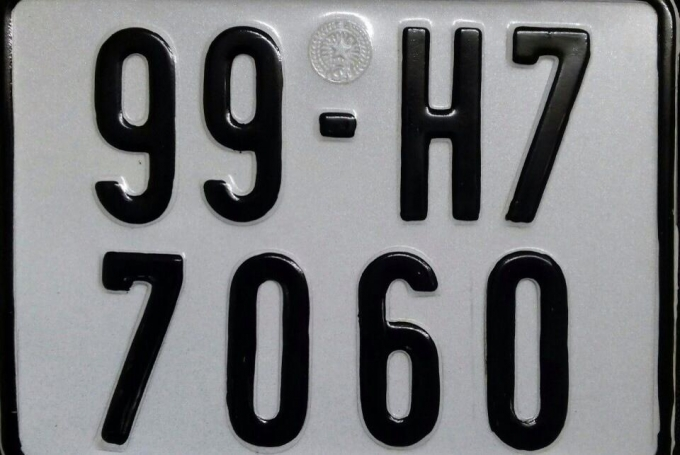
#> input picture test_live/bien-so-xe_0401085240 - Copy.jpg, 680 x 455 px
$ python -i detector.py   (imports and definitions only)   (older library calls are emulated)
#> lines starting #> are read from the running program, lines starting #| are printed output that depends on the picture; after the words box and inside, x2 and y2 are one past the last pixel; in counts of white or black regions, pixels touching at a corner belong together
#> further down, picture is the input picture: shape (455, 680, 3); mean B, G, R 123.6, 121.4, 120.4
# src/detector.py
# =========================================================================
# MODULE PHÁT HIỆN BIỂN SỐ
# - Phương pháp chính: OpenCV contour-based (không cần mô hình ngoài)
# - Hỗ trợ chọn vùng thủ công (manual ROI)
# - Hỗ trợ chế độ "ảnh biển đã cắt" (toàn ảnh là ROI)
# - Chấm điểm ứng viên dựa trên nhiều dấu hiệu kết hợp
# =========================================================================

import cv2
import numpy as np
import config


def _compute_edge_density(gray_region):
    """
    Tính mật độ cạnh trong một vùng ảnh xám.
    Biển số thường có nhiều cạnh do chữ và số.
    """
    edges = cv2.Canny(gray_region, 100, 200)
    total_pixels = gray_region.shape[0] * gray_region.shape[1]
    if total_pixels == 0:
        return 0
    return np.count_nonzero(edges) / total_pixels


def _count_char_candidates(gray_region, min_chars=4):
    """
    Đếm số ký tự ứng viên trong vùng ảnh bằng cách phân tích
    thành phần liên thông sau ngưỡng hóa.

    So với hàm cũ, hàm này:
    - Chuẩn hóa kích thước nhất quán
    - Dùng phạm vi kích thước ký tự chặt hơn
    - Tính thêm "mật độ ký tự" để phân biệt biển vs dấu phân cách
    - Yêu cầu ít nhất min_chars ký tự ứng viên (mặc định 4)

    Trả về: (has_enough_chars, char_count, density_score)
    """
    h_orig, w_orig = gray_region.shape[:2]
    if h_orig < 10 or w_orig < 20:
        return False, 0, 0.0

    # Độ tương phản tối thiểu: vùng mờ nhạt hoặc đồng màu không thể có ký tự (hỗ trợ cả ảnh mờ/tối)
    contrast = float(gray_region.std())
    if contrast < 18.0:
        return False, 0, 0.0

    # Chuẩn hóa về kích thước tham chiếu
    # Dùng kích thước lớn hơn để không mất chi tiết
    target_w = 240
    target_h = max(60, int(60 * h_orig / max(w_orig / 4, 1)))
    target_h = min(target_h, 120)
    resized = cv2.resize(gray_region, (target_w, target_h), interpolation=cv2.INTER_AREA)

    # Cắt nhẹ 6% viền ngoài để khung viền biển số (trắng hoặc đen) không nối thành 1 khối bao quanh chữ
    my = max(2, int(target_h * 0.06))
    mx = max(4, int(target_w * 0.03))
    inner = resized[my:target_h - my, mx:target_w - mx]
    h_img, w_img = inner.shape[:2]

    # Thử cả 2 chiều nhị phân:
    # - THRESH_BINARY_INV: chữ đen trên nền sáng (biển trắng, biển vàng)
    # - THRESH_BINARY: chữ trắng trên nền tối (biển xanh, biển đỏ)
    best_count = 0
    best_density = 0.0

    for thresh_mode in (cv2.THRESH_BINARY_INV + cv2.THRESH_OTSU,
                        cv2.THRESH_BINARY + cv2.THRESH_OTSU):
        _, binary = cv2.threshold(inner, 0, 255, thresh_mode)
        contours, _ = cv2.findContours(binary, cv2.RETR_EXTERNAL, cv2.CHAIN_APPROX_SIMPLE)

        raw_chars = []
        for cnt in contours:
            x, y, w, h = cv2.boundingRect(cnt)
            char_area = w * h
            h_ratio = h / h_img
            w_ratio = w / w_img
            area_ratio = char_area / (h_img * w_img)
            char_aspect = w / h if h > 0 else 0
            # Ký tự biển số luôn cao hơn rộng (char_aspect <= 1.2)
            if (0.28 <= h_ratio <= 0.95 and
                    0.025 <= w_ratio <= 0.35 and
                    0.12 <= char_aspect <= 1.15 and
                    area_ratio >= 0.005):
                raw_chars.append((x, y, w, h))

        # Lọc các ký tự có chiều cao tương đồng nhau (tránh đốm nhiễu ngẫu nhiên trên toàn ảnh xe)
        valid_chars = []
        if len(raw_chars) >= 2:
            heights = np.array([c[3] for c in raw_chars], dtype=float)
            med_h = float(np.median(heights))
            valid_chars = [
                c for c in raw_chars
                if 0.60 * med_h <= c[3] <= 1.45 * med_h
            ]
        else:
            valid_chars = raw_chars

        c_count = len(valid_chars)
        d_score = 0.0
        if c_count >= 2:
            x_centers = [(x + w / 2) for (x, y, w, h) in valid_chars]
            x_centers.sort()
            gaps = [x_centers[i + 1] - x_centers[i] for i in range(len(x_centers) - 1)]
            avg_gap = np.mean(gaps) if gaps else 0
            std_gap = np.std(gaps) if len(gaps) > 1 else 0
            if avg_gap > 0:
                evenness = 1.0 - min(std_gap / avg_gap, 1.0)
                d_score = c_count * evenness

        if (c_count > best_count) or (c_count == best_count and d_score > best_density):
            best_count = c_count
            best_density = d_score

    has_enough = best_count >= min_chars
    return has_enough, best_count, best_density


def _score_candidate(gray, x, y, w, h, img_area):
    """
    Chấm điểm một vùng ứng viên dựa trên nhiều dấu hiệu kết hợp.

    Dấu hiệu:
    1. Tỷ lệ w/h phù hợp với biển số Việt Nam
    2. Diện tích hợp lý so với ảnh
    3. Mật độ cạnh (biển số có nhiều cạnh)
    4. Số ký tự ứng viên + phân bố đều
    5. Độ tương phản (biển số thường tương phản cao)

    Trả về: (điểm số, thông tin debug)
    """
    score = 0.0
    area = w * h
    aspect = w / h if h > 0 else 0
    details = {}

    # 1. Tỷ lệ w/h
    # Biển 1 dòng: 3.0 - 6.0, biển 2 dòng: 1.2 - 2.5
    if 1.2 <= aspect <= 6.5:
        score += 20.0
        # Tỷ lệ đặc trưng nhất của biển VN
        if 1.5 <= aspect <= 2.3:   # 2 dòng (30×15cm ≈ 2.0)
            score += 15.0
        elif 3.8 <= aspect <= 5.2:  # 1 dòng (33×6.5cm ≈ 5.1)
            score += 15.0
        elif 2.3 < aspect < 3.8:   # Vùng trung gian
            score += 5.0
    details["aspect"] = round(aspect, 2)

    # 2. Diện tích tương đối
    area_ratio = area / img_area if img_area > 0 else 0
    if 0.003 <= area_ratio <= 0.85:
        score += 15.0
        if 0.006 <= area_ratio <= 0.15:  # Kích thước "chuẩn" của biển trong ảnh toàn xe
            score += 12.0
        elif 0.15 < area_ratio <= 0.80:  # Biển chụp cận cảnh
            score += 10.0
    elif area_ratio > 0.85:
        # Khung bao toàn bộ ảnh (thường là viền ảnh, không phải biển số trong ảnh toàn xe)
        score -= 10.0
    details["area_ratio"] = round(area_ratio, 4)

    # 3. Mật độ cạnh
    roi_gray = gray[y:y+h, x:x+w]
    if roi_gray.size > 0:
        edge_density = _compute_edge_density(roi_gray)
        if edge_density >= config.MIN_EDGE_DENSITY:
            score += 10.0
            score += min(edge_density * 30, 8.0)
        details["edge_density"] = round(edge_density, 3)
    else:
        details["edge_density"] = 0

    # 4. Dấu hiệu ký tự (quan trọng nhất)
    has_text, char_count, density_score = _count_char_candidates(roi_gray)
    if has_text:
        score += 25.0  # Trọng số cao - đây là bằng chứng mạnh nhất
        # Thêm điểm cho phân bố đều và số ký tự hợp lý
        if 6 <= char_count <= 12:
            score += 10.0
        score += min(density_score * 2, 8.0)
    elif char_count >= 2:
        # Có một ít ký tự - không đủ nhưng vẫn tích cực
        score += 5.0
    details["char_count"] = char_count
    details["density_score"] = round(density_score, 2)

    # 5. Tương phản (biển thường có tương phản cao)
    if roi_gray.size > 0:
        contrast = float(roi_gray.std())
        if contrast > 40:
            score += 5.0
        details["contrast"] = round(contrast, 1)

    return score, details


def _non_max_suppression(candidates, iou_threshold):
    """
    Loại bỏ các vùng trùng lặp (Non-Maximum Suppression).
    Giữ lại vùng có điểm cao nhất khi hai vùng chồng nhau nhiều.

    Bổ sung: NMS không chỉ dùng IoU mà còn xét "contained" -
    nếu một vùng nằm gần hoàn toàn bên trong vùng khác thì bỏ.
    """
    if not candidates:
        return []

    candidates = sorted(candidates, key=lambda c: c["score"], reverse=True)

    keep = []
    for cand in candidates:
        x1, y1, w1, h1 = cand["bbox"]
        is_redundant = False

        for idx_k, kept in enumerate(keep):
            x2, y2, w2, h2 = kept["bbox"]

            # Tính IoU
            xi = max(x1, x2)
            yi = max(y1, y2)
            xa = min(x1 + w1, x2 + w2)
            ya = min(y1 + h1, y2 + h2)

            inter_w = max(0, xa - xi)
            inter_h = max(0, ya - yi)
            inter_area = inter_w * inter_h

            area1 = w1 * h1
            area2 = w2 * h2
            union_area = area1 + area2 - inter_area
            iou = inter_area / union_area if union_area > 0 else 0

            # Kiểm tra "contained": vùng nhỏ nằm trong vùng lớn hơn
            if inter_area > 0:
                overlap_of_small = inter_area / min(area1, area2) if min(area1, area2) > 0 else 0
                if overlap_of_small > 0.7:
                    # Nếu cand là khung ôm sát biển số nằm gọn bên trong khung kept bị dư viền/cản xe:
                    # ưu tiên giữ khung ôm sát biển số (area1 < area2) nếu vẫn đủ ký tự
                    cand_chars = cand.get("details", {}).get("char_count", 0)
                    if (area1 < area2 and area2 >= 1.25 * area1 and
                            cand_chars >= 5 and cand["score"] >= 0.82 * kept["score"]):
                        keep[idx_k] = cand
                    is_redundant = True
                    break

            if iou > iou_threshold:
                is_redundant = True
                break

        if not is_redundant:
            keep.append(cand)

    return keep


def detect_plates_opencv(img_bgr, return_debug=False):
    """
    Phát hiện biển số xe bằng OpenCV (contour-based).

    Luồng xử lý:
    1. Resize về kích thước xử lý (giữ tỷ lệ, quy đổi tọa độ về gốc)
    2. Chuyển ảnh xám
    3. Giảm nhiễu nhẹ (bilateral filter giữ cạnh)
    4. Phát hiện cạnh bằng Canny
    5. Đóng khe hở bằng morphology
    6. Tìm contour
    7. Lọc sơ bộ (kích thước, tỷ lệ, rectangularity)
    8. Chấm điểm đa dấu hiệu
    9. Loại vùng trùng lặp (NMS với IoU và contained)
    10. Lọc điểm tối thiểu

    Trả về: danh sách dict, mỗi dict chứa:
        - bbox: (x, y, w, h) trên ảnh GỐC (chưa resize)
        - score: điểm số ứng viên
        - method: "auto"
        - details: dict debug
    """
#> called with return_debug = False
    orig_h, orig_w = img_bgr.shape[:2]
    debug_candidates = []
    img_area_orig = orig_h * orig_w

    # Bước 1: Resize để phát hiện (giảm nhiễu, tăng tốc)
    # Tỷ lệ scale để dùng quy đổi tọa độ sau
    max_dim = config.DETECTOR_RESIZE_MAX
    scale = min(max_dim / max(orig_w, orig_h), 1.0)
    if scale < 1.0:
        proc_w = int(orig_w * scale)
        proc_h = int(orig_h * scale)
        img_proc = cv2.resize(img_bgr, (proc_w, proc_h), interpolation=cv2.INTER_AREA)
    else:
        img_proc = img_bgr
        scale = 1.0

    proc_h, proc_w = img_proc.shape[:2]
    img_area_proc = proc_h * proc_w

    # Bước 2: Chuyển ảnh xám
    gray_orig = cv2.cvtColor(img_bgr, cv2.COLOR_BGR2GRAY)
    gray_proc = cv2.cvtColor(img_proc, cv2.COLOR_BGR2GRAY)

    # Bước 3: Giảm nhiễu nhẹ - bilateral filter giữ cạnh
    denoised = cv2.bilateralFilter(gray_proc, 11, 17, 17)

    # Bước 4 & 5 & 6: Đa tầng phát hiện vùng biển số
    # Tầng 1 (Chính): Canny + Morph Close chuẩn (17x5) + Dilate
    # Tầng 2 (Mở rộng cho ảnh toàn cảnh xe có lưới tản nhiệt/cản xe phức tạp):
    #   - Canny + Morph Close hẹp (11x3) không dilate
    #   - Blackhat/Tophat + Gradient dọc Sobel-X (bỏ qua thanh ngang lưới tản nhiệt)
    #   - Mặt nạ màu biển số HSV (Vàng, Xanh dương, Trắng sáng)
    edges = cv2.Canny(denoised, config.CANNY_LOW, config.CANNY_HIGH)
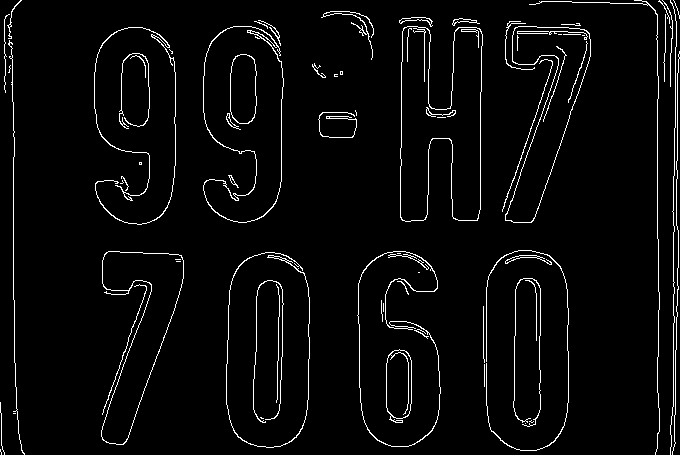
#> edges: shape (455, 680); 3.7% white in thin lines or dots

    kernel = cv2.getStructuringElement(
        cv2.MORPH_RECT,
        (config.MORPH_KERNEL_WIDTH, config.MORPH_KERNEL_HEIGHT)
    )
    closed = cv2.morphologyEx(edges, cv2.MORPH_CLOSE, kernel)
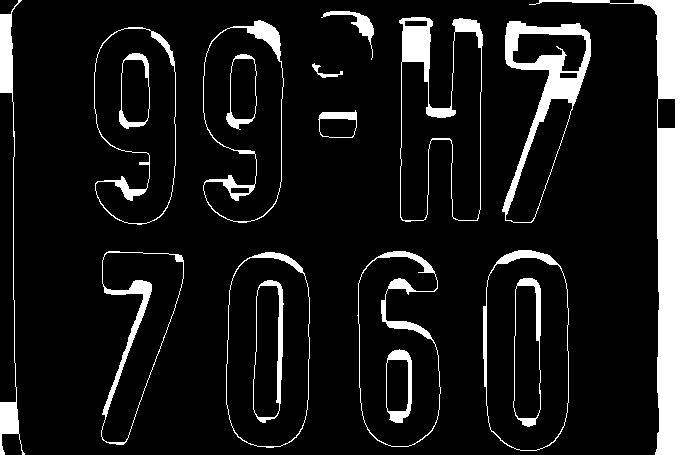
#> closed: shape (455, 680); 9.8% white; 18 white regions, largest, box (x1, y1, x2, y2) and area: (529, 0, 680, 455) 10129, (502, 21, 591, 223) 3897, (399, 17, 483, 222) 2646
    dilate_kernel = cv2.getStructuringElement(cv2.MORPH_RECT, (3, 3))
    dilated = cv2.dilate(closed, dilate_kernel, iterations=1)
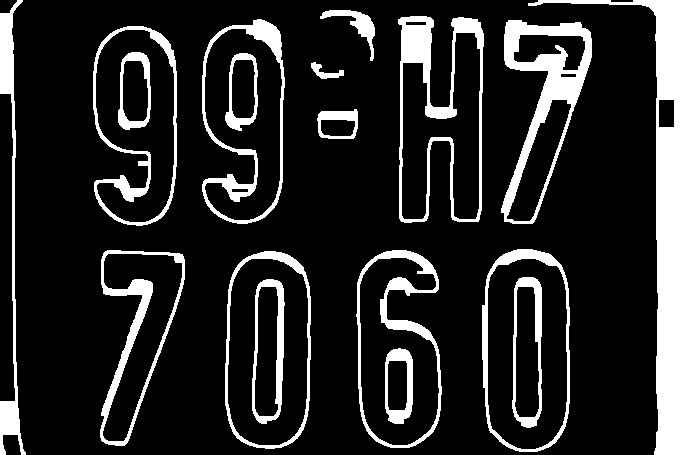
#> dilated: shape (455, 680); 14.8% white; 18 white regions
    primary_contours, _ = cv2.findContours(dilated, cv2.RETR_TREE, cv2.CHAIN_APPROX_SIMPLE)
#> primary_contours = 37 contours; largest, box (x1, y1, x2, y2) and area: (482, 249, 570, 452) 15678, (225, 251, 311, 449) 14928, (487, 258, 568, 450) 13898, (227, 258, 309, 446) 13522, (202, 19, 285, 224) 13054

    def _build_extra_contours():
        extra = []
        # Kênh 2: Hẹp (không dilate để tách biển khỏi lưới tản nhiệt)
        kernel_tight = cv2.getStructuringElement(cv2.MORPH_RECT, (11, 3))
        closed_tight = cv2.morphologyEx(edges, cv2.MORPH_CLOSE, kernel_tight)
        cnts2, _ = cv2.findContours(closed_tight, cv2.RETR_TREE, cv2.CHAIN_APPROX_SIMPLE)
        extra.extend(cnts2)

        # Kênh 3: Sobel-X trên Blackhat (chữ tối nền sáng) & Tophat (chữ sáng nền tối)
        rect_bh = cv2.getStructuringElement(cv2.MORPH_RECT, (15, 5))
        for morph_op in (cv2.MORPH_BLACKHAT, cv2.MORPH_TOPHAT):
            hat = cv2.morphologyEx(denoised, morph_op, rect_bh)
            grad_x = cv2.Sobel(hat, ddepth=cv2.CV_32F, dx=1, dy=0, ksize=3)
            grad_x = np.absolute(grad_x)
            max_val = np.max(grad_x)
            if max_val > 0:
                grad_x = (255 * (grad_x / max_val)).astype("uint8")
                grad_x = cv2.GaussianBlur(grad_x, (3, 3), 0)
                grad_closed = cv2.morphologyEx(grad_x, cv2.MORPH_CLOSE, rect_bh)
                _, grad_thresh = cv2.threshold(grad_closed, 0, 255, cv2.THRESH_BINARY + cv2.THRESH_OTSU)
                cnts_g, _ = cv2.findContours(grad_thresh, cv2.RETR_EXTERNAL, cv2.CHAIN_APPROX_SIMPLE)
                extra.extend(cnts_g)

        # Kênh 4: Mặt nạ màu biển số HSV (Biển Vàng, Biển Xanh, Biển Trắng trên thân xe)
        hsv_proc = cv2.cvtColor(img_proc, cv2.COLOR_BGR2HSV)
        mask_yellow = cv2.inRange(
            hsv_proc,
            (config.YELLOW_H_MIN, config.YELLOW_S_MIN, config.YELLOW_V_MIN),
            (config.YELLOW_H_MAX, 255, 255)
        )
        mask_blue = cv2.inRange(
            hsv_proc,
            (config.BLUE_H_MIN, config.BLUE_S_MIN, config.BLUE_V_MIN),
            (config.BLUE_H_MAX, 255, 255)
        )
        mask_white = cv2.inRange(
            hsv_proc,
            (0, 0, config.WHITE_V_MIN),
            (179, config.WHITE_S_MAX, 255)
        )
        color_close_k = cv2.getStructuringElement(cv2.MORPH_RECT, (9, 5))
        for cmask in (mask_yellow, mask_blue, mask_white):
            cm_closed = cv2.morphologyEx(cmask, cv2.MORPH_CLOSE, color_close_k)
            cnts_c, _ = cv2.findContours(cm_closed, cv2.RETR_EXTERNAL, cv2.CHAIN_APPROX_SIMPLE)
            extra.extend(cnts_c)
        return extra

    contours = list(primary_contours)
#> contours has the same summary as primary_contours
#> (the rest of the program and of its run is left out)
